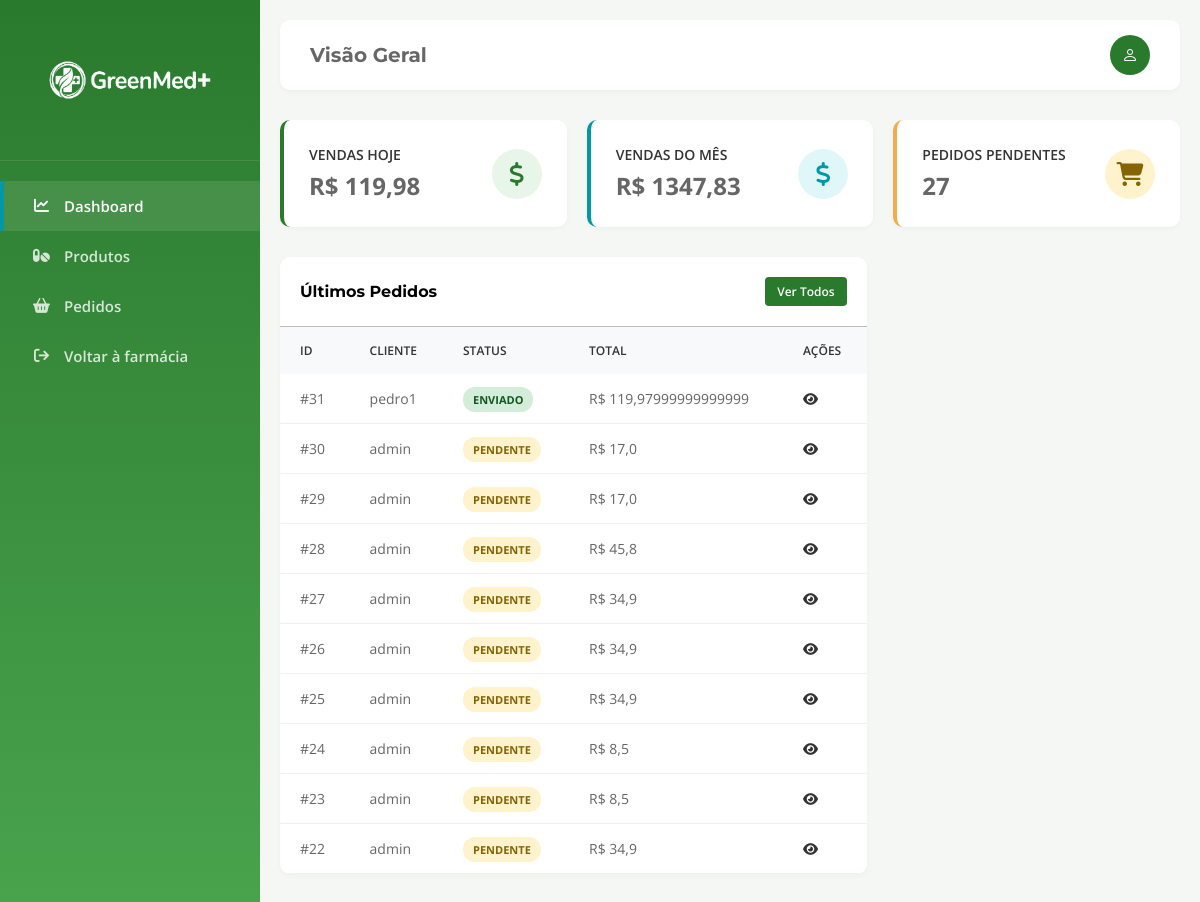
/gestao/dashboard, run on the app's committed database.
### gestao/models.py (models this page shows)
class Pedido(models.Model):
    escolhas = (
        ('P', 'Pendente'),
        ('E', 'Enviado'),
        ('C', 'Cancelado'),
    )
    status = models.CharField(choices=escolhas, default='P')
    cliente = models.ForeignKey(Cliente, on_delete=models.DO_NOTHING, related_name='pedido_cliente')
    data_compra = models.DateTimeField(auto_now_add=True)
    valor_compra = models.FloatField(blank=True, null=True)

### contas/models.py (models this page shows)
class Cliente(AbstractUser):
    telefone = models.CharField(max_length=11)
    endereco = models.CharField()

### gestao/views.py (the view)
# urls.py: path('gestao/dashboard', dashboard_view, name='dashboard'),
def dashboard_view(request):
    context = {}
    vendas_hoje = 0
    pedidos_pendentes = 0
    vendas_mes = 0
    vendas = Pedido.objects.all().order_by("-data_compra")
    data_atual = timezone.now()
    data_local = timezone.localtime(data_atual)
    data_hoje = data_local.date()
    mes_atual = data_local.month
    for pedido in vendas:
        if data_hoje == pedido.data_compra.date():
            vendas_hoje += pedido.valor_compra
        if pedido.status == 'P':
            pedidos_pendentes += 1
        if mes_atual == pedido.data_compra.month:
            vendas_mes += pedido.valor_compra
    context['vendas_hoje'] = round(vendas_hoje, 2)
    context['pedidos_pendentes'] = pedidos_pendentes
    context['vendas_mes'] = round(vendas_mes, 2)
    context['pedidos'] = vendas[:10]
    url = request.path.split('/')
    pagina_atual = url[len(url)-1]
    context['pagina'] = pagina_atual
    return render(request, template_name='dashboard.html', context=context)

### gestao/templates/dashboard.html (shortened to what this page needs)
{% extends 'gestao_base.html' %}
{% load static %}
{% block links %}
    <link rel="stylesheet" href="{% static 'css/dashboard.css' %}">
{% endblock %}
{% block conteudo %}
    <div class="top-bar">
        <h1 class="page-title">Visão Geral</h1>
        <div class="admin-profile">
            <div class="admin-avatar">
                <i class="bi bi-person"></i>
            </div>
        </div>
    </div>
    <div class="metrics-grid">
        <div class="metric-card">
            <div class="metric-info">
                <h3>Vendas Hoje</h3>
                <div class="value">R$ {{ vendas_hoje }}</div>
            </div>
            <div class="metric-icon">
                <i class="fas fa-dollar-sign"></i>
            </div>
        </div>
        <div class="metric-card card-blue">
            <div class="metric-info">
                <h3>Vendas do mês</h3>
                <div class="value">R$ {{ vendas_mes }}</div>
            </div>
            <div class="metric-icon">
                <i class="fas fa-dollar-sign"></i>
            </div>
        </div>
        <div class="metric-card card-orange">
            <div class="metric-info">
                <h3>Pedidos Pendentes</h3>
                <div class="value">{{ pedidos_pendentes }}</div>
            </div>
            <div class="metric-icon">
                <i class="fas fa-shopping-cart"></i>
            </div>
        </div>
    </div>
    <div class="dashboard-split">
        <div class="panel">
            <div class="panel-header">
                <h3 class="panel-title">Últimos Pedidos</h3>
                <a href="{% url 'gestao_pedidos' %}" class="btn-sm">Ver Todos</a>
            </div>
            <div class="table-responsive">
                <table>
                    <thead>
                        <tr>
                            <th>ID</th>
                            <th>Cliente</th>
                            <th>Status</th>
                            <th>Total</th>
                            <th>Ações</th>
                        </tr>
                    </thead>
                    <tbody>
                        {% for pedido in pedidos %}
                            <tr>
                                <td>#{{ pedido.id }}</td>
                                <td>{{ pedido.cliente }}</td>
                                <td><span class="status-badge status-{% if pedido.status == 'P' %}warning{% elif pedido.status == 'C' %}danger{% else %}success{% endif %}">{{ pedido.get_status_display }}</span></td>
                                <td>R$ {{ pedido.valor_compra }}</td>
                                <td><button class="action-btn" disabled><i class="fas fa-eye"></i></button></td>
                            </tr>
                        {% empty %}
                            <h3>Sem pedidos por enquanto 😓</h3>
                        {% endfor %}
                    </tbody>
                </table>
            </div>
        </div>
    </div>
{% endblock %}

### static/css/base.css (style rules this page uses)
:root { --verde_primario: #2A7A2E; --azul_destaque: #0098A6; --verde_secundario: #49A34D; --azul_apoio: #006E8C; --cinza_texto: #333333; --cinza_fundo: #F5F7F5; --cinza_secundario: #666666; --titulos: "Montserrat", sans-serif; --paragrafos: "Open Sans", sans-serif; }
* { font-family: Arial, Helvetica, sans-serif; box-sizing: border-box; margin: 0px; padding: 0px; }

### static/css/gestao_base.css (style rules this page uses)
:root { --border-color: #aaa9a9c5; --danger: #d9534f; --warning: #f0ad4e; --success: #00a650; }
* { margin: 0; padding: 0; box-sizing: border-box; font-family: 'Open Sans', sans-serif; }
body { background-color: var(--cinza_fundo); display: flex; min-height: 100vh; }

### gestao/static/css/dashboard.css (style rules this page uses)
.top-bar { background-color: white; padding: 15px 30px; border-radius: 10px; display: flex; justify-content: space-between; align-items: center; box-shadow: 0 2px 5px rgba(0,0,0,0.03); margin-bottom: 30px; }
.page-title { font-family: 'Montserrat', sans-serif; font-size: 20px; color: var(--cinza_secundario); }
.admin-profile { display: flex; align-items: center; gap: 15px; }
.admin-avatar { width: 40px; height: 40px; background-color: var(--verde_primario); color: white; border-radius: 50%; display: flex; align-items: center; justify-content: center; }
.metrics-grid { display: grid; grid-template-columns: repeat(auto-fit, minmax(240px, 1fr)); gap: 20px; margin-bottom: 30px; }
.metric-card { background: white; padding: 25px; border-radius: 10px; box-shadow: 0 2px 5px rgba(0,0,0,0.03); display: flex; align-items: center; justify-content: space-between; border-left: 4px solid var(--verde_primario); }
.metric-info h3 { font-size: 14px; color: var(--cinza_texto); font-weight: 600; text-transform: uppercase; }
.metric-info .value { font-size: 24px; font-weight: 700; color: var(--cinza_secundario); margin-top: 5px; }
.metric-icon { width: 50px; height: 50px; background-color: #e8f5e9; color: var(--verde_primario); border-radius: 50%; display: flex; align-items: center; justify-content: center; font-size: 24px; }
.card-orange { border-left-color: var(--warning); }
.card-orange .metric-icon { background-color: #fff3cd; color: #856404; }
.card-blue { border-left-color: var(--azul_destaque); }
.card-blue .metric-icon { background-color: #e0f7fa; color: var(--azul_destaque); }
.dashboard-split { display: grid; grid-template-columns: 2fr 1fr; gap: 20px; }
.panel { background: white; border-radius: 10px; box-shadow: 0 2px 5px rgba(0,0,0,0.03); overflow: hidden; margin-bottom: 20px; }
.panel-header { padding: 20px; border-bottom: 1px solid var(--border-color); display: flex; justify-content: space-between; align-items: center; }
.panel-title { font-family: 'Montserrat', sans-serif; font-size: 16px; font-weight: 700; }
.btn-sm { padding: 6px 12px; font-size: 12px; border-radius: 4px; text-decoration: none; background-color: var(--verde_primario); color: white; font-weight: 600; }
.table-responsive { overflow-x: auto; }
table { width: 100%; border-collapse: collapse; }
th { text-align: left; padding: 15px 20px; background-color: #f8f9fa; color: var(--cinza_texto); font-size: 12px; text-transform: uppercase; font-weight: 600; }
td { padding: 15px 20px; border-bottom: 1px solid #f0f0f0; font-size: 14px; color: var(--cinza_secundario); vertical-align: middle; }
.status-badge { padding: 5px 10px; border-radius: 12px; font-size: 11px; font-weight: 700; text-transform: uppercase; }
.status-success { background-color: #d4edda; color: #155724; }
.status-warning { background-color: #fff3cd; color: #856404; }
.action-btn { background: none; border: none; cursor: pointer; color: var(--cinza_texto); transition: 0.2s; }

### data on the page
Pedido: id "31", cliente "pedro1", status "ENVIADO", valor_compra "119,97999999999999"
Pedido: id "30", cliente "admin", status "PENDENTE", valor_compra "17,0"
Pedido: id "29", cliente "admin", status "PENDENTE", valor_compra "17,0"
Pedido: id "28", cliente "admin", status "PENDENTE", valor_compra "45,8"
Pedido: id "27", cliente "admin", status "PENDENTE", valor_compra "34,9"
Pedido: id "26", cliente "admin", status "PENDENTE", valor_compra "34,9"
Pedido: id "25", cliente "admin", status "PENDENTE", valor_compra "34,9"
Pedido: id "24", cliente "admin", status "PENDENTE", valor_compra "8,5"
Pedido: id "23", cliente "admin", status "PENDENTE", valor_compra "8,5"
Pedido: id "22", cliente "admin", status "PENDENTE", valor_compra "34,9"

### other printed values
{{ vendas_hoje }} "119,98"
{{ vendas_mes }} "1347,83"
{{ pedidos_pendentes }} "27"
